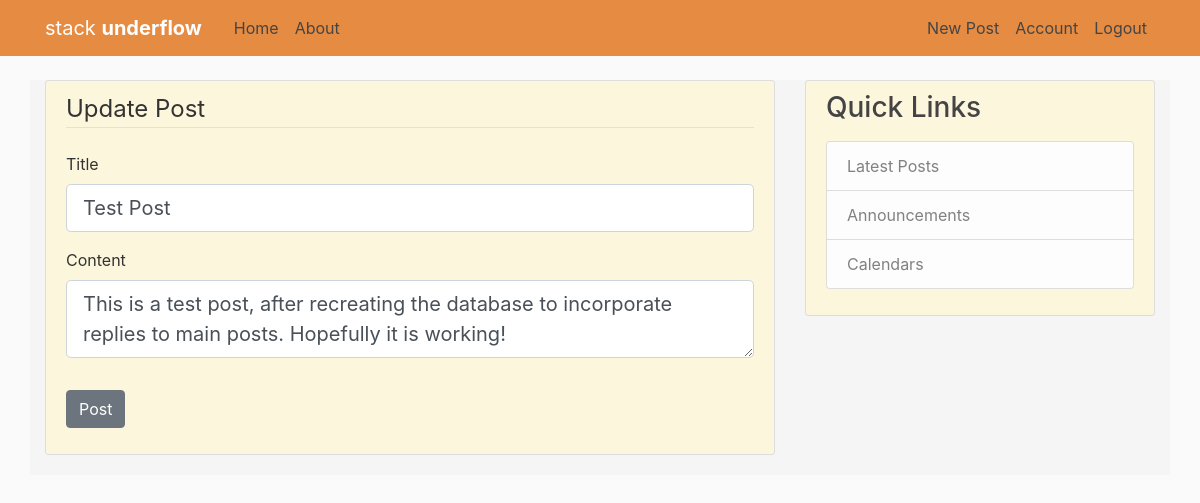
Screenshot of /post/1/update (signed in) with the database file from the repository.
### stack_underflow/models.py (models this page shows, shortened)
class Post(db.Model):
    id = db.Column(db.Integer, primary_key=True)
    title = db.Column(db.String(100), nullable=False)
    date_posted = db.Column(db.DateTime, nullable=False, default=datetime.utcnow)
    content = db.Column(db.Text, nullable=False)
    user_id = db.Column(db.Integer, db.ForeignKey('user.id'), nullable=False)
    replies = db.relationship('Reply', backref='post_reply_to', lazy=True)

### stack_underflow/posts/routes.py (the view)
@posts.route("/post/<int:post_id>/update", methods=['GET', 'POST'])
@login_required
def update_post(post_id):
    post = Post.query.get_or_404(post_id)
    if post.author != current_user:
        abort(403)
    form = PostForm()
    if form.validate_on_submit():
        post.title = form.title.data
        post.content = form.content.data
        db.session.commit()
        flash('Your post has been updated!', 'success')
        return redirect(url_for('posts.post', post_id=post.id))
    elif request.method == 'GET':
        form.title.data = post.title
        form.content.data = post.content
    return render_template('create_post.html', title='Update Post',
                           form=form, legend='Update Post')

### stack_underflow/posts/forms.py
class PostForm(FlaskForm):
    title = StringField('Title', validators=[DataRequired()])
    content = TextAreaField('Content', validators=[DataRequired()])
    submit = SubmitField('Post')

### stack_underflow/models.py (called while the page is built)
@login_manager.user_loader
def load_user(user_id):
    return User.query.get(int(user_id))

### stack_underflow/templates/create_post.html (shortened to what this page needs)
{% extends "base.html" %}
{% block content %}
<div class="content-section">
    <form method="POST" action="">
        <fieldset class="form-group">
            <legend class="border-bottom mb-4">{{ legend }}</legend>
            <div class="form-group">
                {{ form.title.label(class="form-control-label") }}
                {% if form.title.errors %}
                    {{ form.title(class="form-control form-control-lg is-invalid") }}
                    <div class="invalid-feedback">
                        {% for error in form.title.errors %}
                            <span>{{ error }}</span>
                        {% endfor %}
                    </div>
                {% else %}
                    {{ form.title(class="form-control form-control-lg") }}
                {% endif %}
            </div>
            <div class="form-group">
                {{ form.content.label(class="form-control-label") }}
                {% if form.content.errors %}
                    {{ form.content(class="form-control form-control-lg is-invalid") }}
                    <div class="invalid-feedback">
                        {% for error in form.content.errors %}
                            <span>{{ error }}</span>
                        {% endfor %}
                    </div>
                {% else %}
                    {{ form.content(class="form-control form-control-lg") }}
                {% endif %}
            </div>
        </fieldset>
        <div class="form-group">
            {{ form.submit(class="btn btn-secondary") }}
        </div>
    </form>
</div>
{% endblock content %}

### stack_underflow/static/main.css (style rules this page uses)
body { background: #fafafa; color: #333333; margin-top: 5rem; }
.content-section { background:rgb(252, 246, 220); padding: 10px 20px; border: 1px solid #dddddd; border-radius: 3px; margin-bottom: 20px; }

### rows the page displays
Post: title "Test Post", content "This is a test post, after recreating the database to incorporate replies to main posts. Hopefully it is working!"

### other values shown
{{ legend }} "Update Post"
